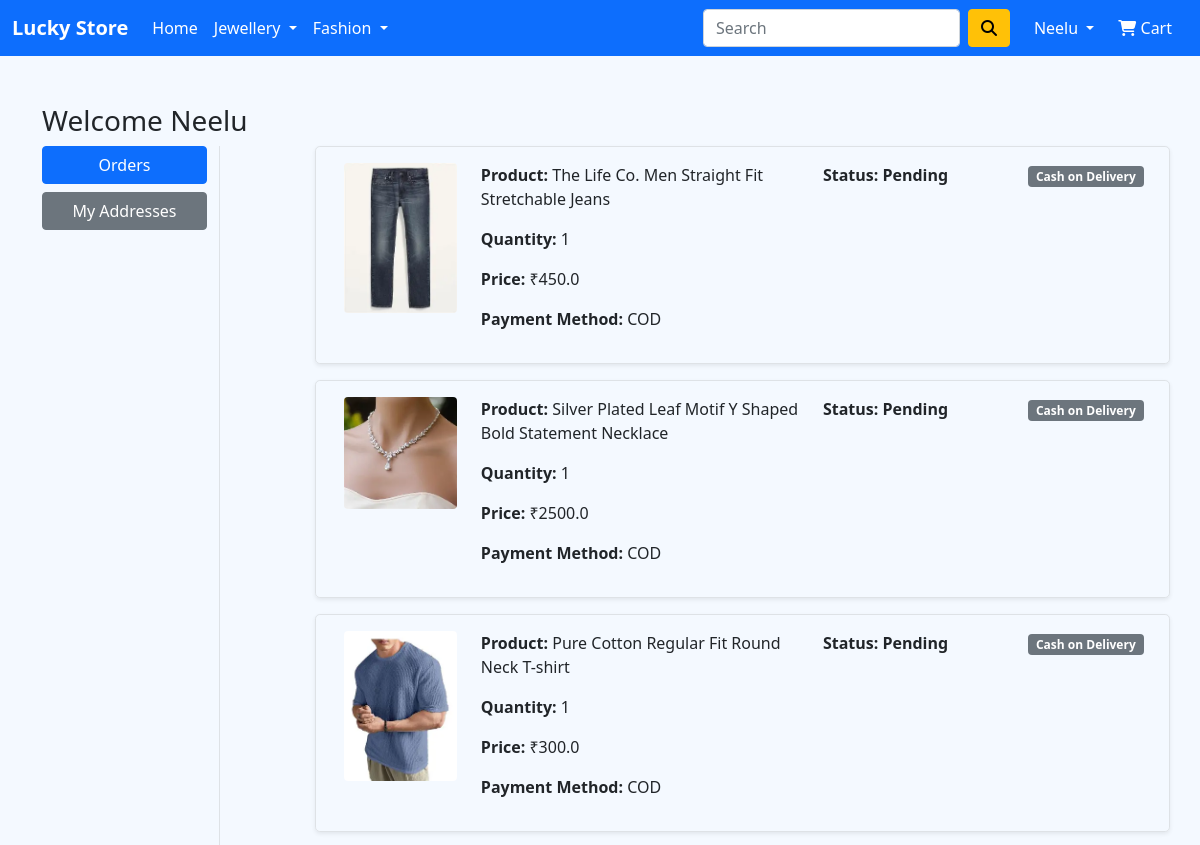
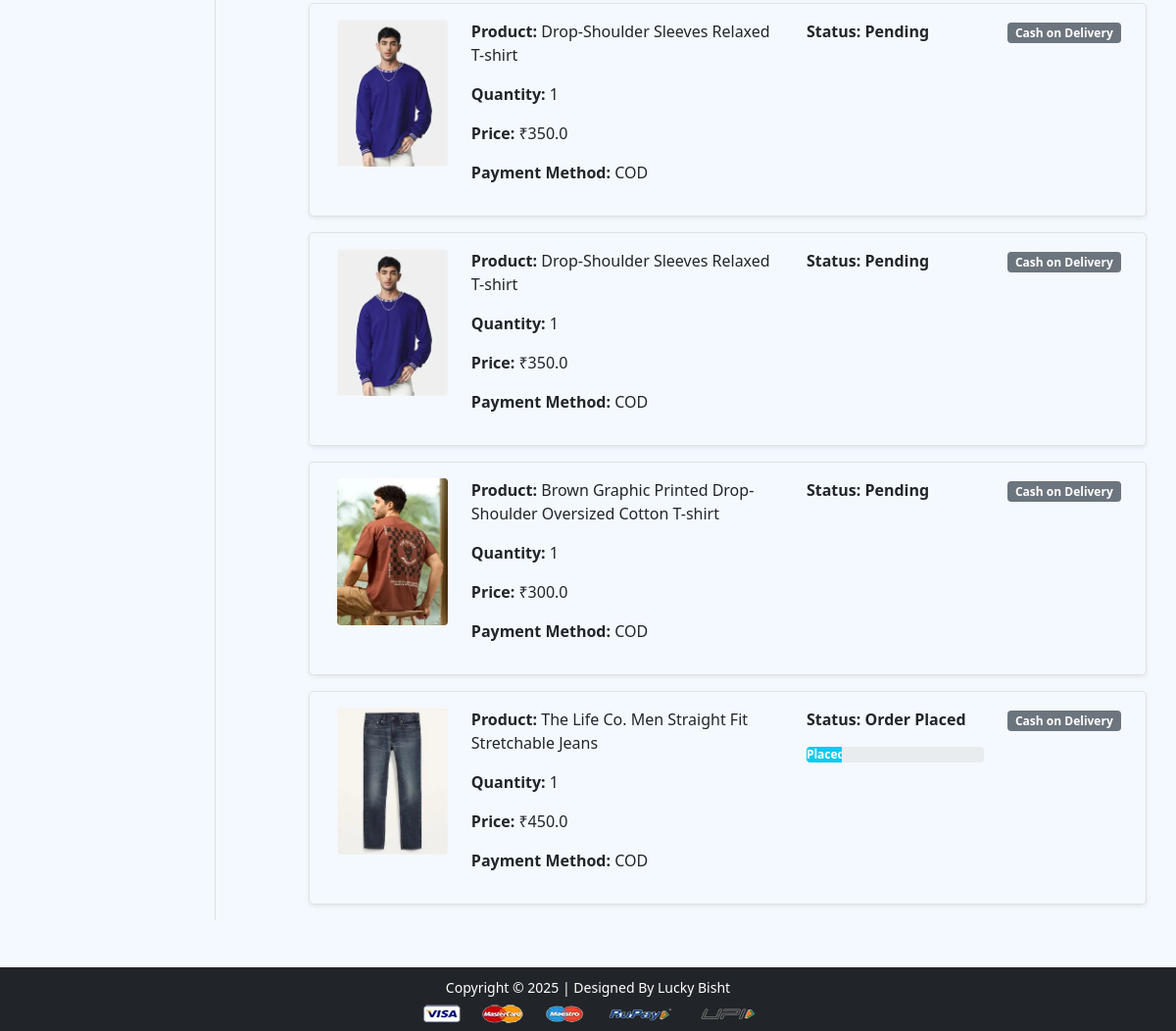
Before: /orders/ (signed in) with the older database file (2 pictures, top to bottom).
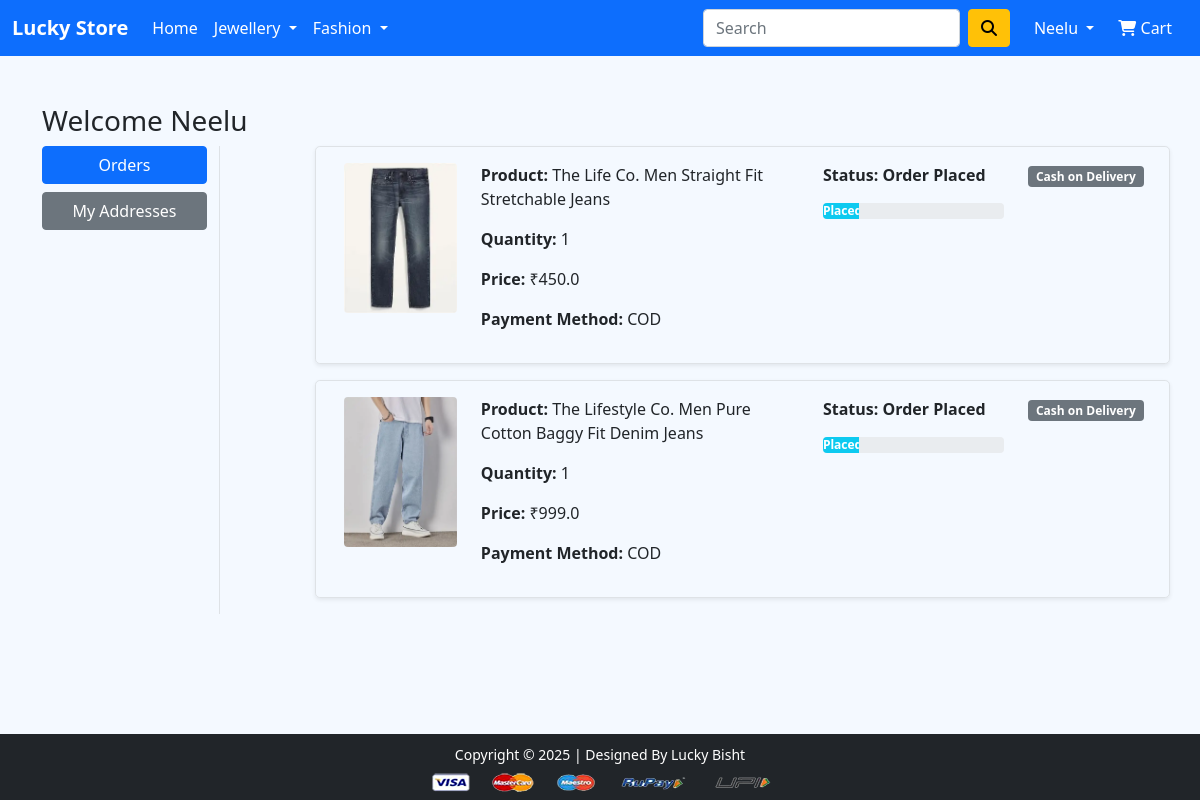
After: the same page with the newer database file.
### app/models.py (models this page shows, shortened)
class OrderPlaced(models.Model):
    user = models.ForeignKey(User, on_delete=models.CASCADE)
    customer = models.ForeignKey(Customer, on_delete=models.CASCADE, null=True, blank=True)
    product = models.ForeignKey(Product, on_delete=models.CASCADE, null=True, blank=True)
    quantity = models.PositiveIntegerField(default=1)
    ordered_date = models.DateTimeField(auto_now_add=True)
    status = models.CharField(max_length=50, choices=STATUS_CHOICES, default='Pending')
    payment_method = models.CharField(max_length=20, choices=PAYMENT_CHOICES, default='COD')
    razorpay_order_id = models.CharField(max_length=100, blank=True, null=True)
    razorpay_payment_id = models.CharField(max_length=100, blank=True, null=True)
    razorpay_signature = models.CharField(max_length=255, blank=True, null=True)
    is_paid = models.BooleanField(default=False)
    @property
    def total_cost(self):
        return self.quantity * (self.product.discounted_price if self.product else 0)

class Product(models.Model):
    title = models.CharField(max_length=100)
    selling_price = models.FloatField()
    discounted_price = models.FloatField()
    description = models.TextField()
    brand = models.CharField(max_length=100)
    category = models.CharField(choices=CATEGORY_CHOICES, max_length=2)
    product_image = models.ImageField(upload_to='producting')

### app/views.py (the view)
# urls.py: path('orders/', views.orders, name='orders'),
@login_required
def orders(request):
    orders = OrderPlaced.objects.filter(user=request.user)
    return render(request, 'app/orders.html', {'orders': orders})

### app/context_processors.py (called while the page is built)
def cart_item_count(request):
    if request.user.is_authenticated:
        cart_count = Cart.objects.filter(user=request.user).count()
    else:
        cart_count = 0
    return {
        'cart_item_count': cart_count
    }

### app/templates/app/orders.html (shortened to what this page needs)
{% extends 'app/base.html' %}
{% load static %}
{% block main-content %}
<div class="container my-5">
  <div class="row">
    <h3>Welcome <span class="text-capitalize">{{ request.user }}</span></h3>
    <div class="col-sm-2 border-end">
      <ul class="list-unstyled">
        <li class="d-grid mb-2">
          <a href="{% url 'orders' %}" class="btn btn-primary">Orders</a>
        </li>
        <li class="d-grid mb-2">
          <a href="{% url 'address' %}" class="btn btn-secondary">My Addresses</a>
        </li>
      </ul>
    </div>
    <div class="col-sm-9 offset-sm-1">
      {% for op in orders %}
      <div class="row shadow-sm mb-3 p-3 rounded-3 border">
        <div class="col-sm-2">
          <img src="{{ op.product.product_image.url }}"
               class="img-fluid rounded"
               height="150" width="150" alt="{{ op.product.title }}">
        </div>
        <div class="col-sm-5">
          <p><strong>Product:</strong> {{ op.product.title }}</p>
          <p><strong>Quantity:</strong> {{ op.quantity }}</p>
          <p><strong>Price:</strong> ₹{{ op.total_cost }}</p>
          <p><strong>Payment Method:</strong> {{ op.payment_method }}</p>
        </div>
        <div class="col-sm-3 fw-bold">
          <p>Status: {{ op.status }}</p>
          {% if op.status == 'Order Placed' %}
          <div class="progress">
            <div class="progress-bar bg-info" style="width:20%">Placed</div>
          </div>
          {% elif op.status == 'Accepted' %}
          <div class="progress">
            <div class="progress-bar bg-primary" style="width:40%">Accepted</div>
          </div>
          {% elif op.status == 'On The Way' %}
          <div class="progress">
            <div class="progress-bar bg-warning" style="width:70%">On The Way</div>
          </div>
          {% elif op.status == 'Delivered' %}
          <div class="progress">
            <div class="progress-bar bg-success" style="width:100%">Delivered</div>
          </div>
          {% endif %}
        </div>
        <div class="col-sm-2 text-end">
          {% if op.payment_method != 'COD' and not op.paid %}
          <span class="badge bg-danger">Payment Pending</span>
          {% elif op.payment_method == 'COD' %}
          <span class="badge bg-secondary">Cash on Delivery</span>
          {% else %}
          <span class="badge bg-success">Paid</span>
          {% endif %}
        </div>
      </div>
      {% empty %}
        <p class="text-muted">No orders found.</p>
      {% endfor %}
    </div>
  </div>
</div>
{% endblock main-content %}

### app/templates/app/base.html (shortened to what this page needs)
<!doctype html>
{% load static %}
<html lang="en">
<head>
  <link href="https://cdn.jsdelivr.net/npm/bootstrap@5.0.0-beta1/dist/css/bootstrap.min.css" rel="stylesheet">
  <link rel="stylesheet"
        href="https://cdnjs.cloudflare.com/ajax/libs/OwlCarousel2/2.3.4/assets/owl.carousel.min.css">
  <link rel="stylesheet"
        href="https://cdnjs.cloudflare.com/ajax/libs/OwlCarousel2/2.3.4/assets/owl.theme.default.min.css">
  <link rel="stylesheet"
        href="https://cdnjs.cloudflare.com/ajax/libs/font-awesome/6.5.1/css/all.min.css">
  <link rel="stylesheet" href="{% static 'app/css/style.css' %}">
</head>
<body class="d-flex flex-column min-vh-100">
<nav class="navbar navbar-expand-lg navbar-dark bg-primary">
  <div class="container-fluid">
    <a class="navbar-brand fw-bold" href="/">Lucky Store</a>
    <div class="collapse navbar-collapse" id="navbarSupportedContent">
      <ul class="navbar-nav me-auto mb-2 mb-lg-0">
        <li class="nav-item">
          <a class="nav-link active" href="/">Home</a>
        </li>
        <li class="nav-item dropdown">
          <a class="nav-link dropdown-toggle text-white" href="#" role="button" data-bs-toggle="dropdown">
            Jewellery
          </a>
        </li>
        <li class="nav-item dropdown">
          <a class="nav-link dropdown-toggle text-white" href="#" role="button" data-bs-toggle="dropdown">
            Fashion
          </a>
        </li>
      </ul>
      <form class="d-flex me-3">
        <input class="form-control me-2" type="search" placeholder="Search">
        <button class="btn btn-warning" type="submit">
          <i class="fa fa-search"></i>
        </button>
      </form>
      <ul class="navbar-nav mb-2 mb-lg-0">
        {% if request.user.is_authenticated %}
        <li class="nav-item dropdown">
          <a class="nav-link dropdown-toggle text-white" href="#" role="button" data-bs-toggle="dropdown">
            {{ request.user.username|capfirst }}
          </a>
        </li>
        <li class="nav-item mx-2">
          <a href="{% url 'showcart' %}" class="nav-link text-white position-relative">
            <i class="fa fa-shopping-cart"></i> Cart
          </a>
        </li>
        {% endif %}
      </ul>
    </div>
  </div>
</nav>
<main class="flex-grow-1">
  {% block main-content %}{% endblock main-content %}
</main>
<footer class="container-fluid bg-dark text-center p-2 mt-auto">
  <small class="text-white">
    Copyright © 2025 | Designed By Lucky Bisht
  </small><br>
  <img src="{% static 'app/images/payment.png' %}" class="img-fluid mt-1">
</footer>
</body>
</html>

### app/static/app/css/style.css (style rules this page uses)
body { background-color: #f4f9ff; }

Changed rows visible on the page:
removed OrderPlaced: product.product_image (picture), product "The Life Co. Men Straight Fit Stretchable Jeans", quantity "1", total_cost "450.0", payment_method "COD", status "Pending", shows "Cash on Delivery"
removed OrderPlaced: product.product_image (picture), product "Silver Plated Leaf Motif Y Shaped Bold Statement Necklace", quantity "1", total_cost "2500.0", payment_method "COD", status "Pending", shows "Cash on Delivery"
removed OrderPlaced: product.product_image (picture), product "Pure Cotton Regular Fit Round Neck T-shirt", quantity "1", total_cost "300.0", payment_method "COD", status "Pending", shows "Cash on Delivery"
removed OrderPlaced: product.product_image (picture), product "Drop-Shoulder Sleeves Relaxed T-shirt", quantity "1", total_cost "350.0", payment_method "COD", status "Pending", shows "Cash on Delivery"
removed OrderPlaced: product.product_image (picture), product "Drop-Shoulder Sleeves Relaxed T-shirt", quantity "1", total_cost "350.0", payment_method "COD", status "Pending", shows "Cash on Delivery"
removed OrderPlaced: product.product_image (picture), product "Brown Graphic Printed Drop-Shoulder Oversized Cotton T-shirt", quantity "1", total_cost "300.0", payment_method "COD", status "Pending", shows "Cash on Delivery"
added OrderPlaced: product.product_image (picture), product "The Lifestyle Co. Men Pure Cotton Baggy Fit Denim Jeans", quantity "1", total_cost "999.0", payment_method "COD", status "Order Placed", shows "Cash on Delivery"
